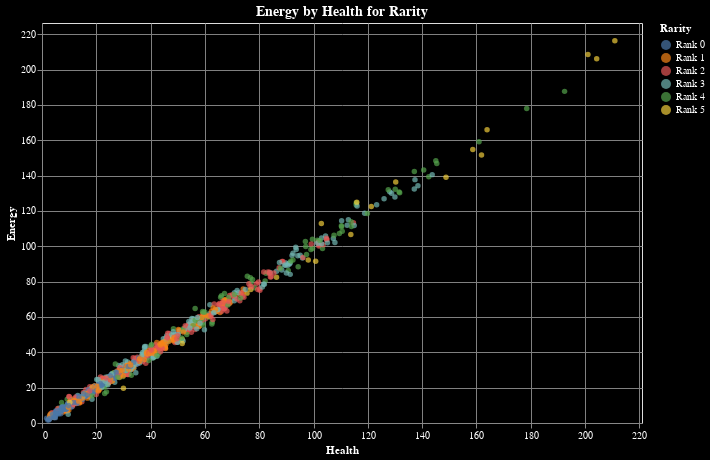

The code cell stored with this chart in its notebook:
### Code cell
x_max = df['Health'].max() + 10
y_max = df['Energy'].max() + 10  

chart = alt.Chart(df).mark_circle(size=30).encode(
    x=alt.X('Health', scale=alt.Scale(domain=[0, x_max]), axis=alt.Axis(grid=True)),
    y=alt.Y('Energy', scale=alt.Scale(domain=[0, y_max]), axis=alt.Axis(grid=True)),
    color='Rarity',
    tooltip=['Name', 'Type', 'Level', 'Rarity', 'Damage', 'Health', 'Energy', 'Sanity']
).properties(
    width=600,   
    height=400,  
    background='black',
    title="Energy by Health for Rarity"
).configure_axis(
    labelColor='white',
    titleColor='white',
    gridColor='gray'
).configure_legend(
    labelColor='white',
    titleColor='white'
).configure_title(
    fontSize=14,
    color='white'
)

chart

### Figure 1 — Vega-Lite specification as saved in the notebook (floating-point values rounded to 4 significant figures; data arrays with more than 128 entries replaced by an {"elided": "..."} marker saying what was removed)
{"config": {"view": {"continuousWidth": 300, "continuousHeight": 300}, "axis": {"gridColor": "gray", "labelColor": "white", "titleColor": "white"}, "legend": {"labelColor": "white", "titleColor": "white"}, "title": {"color": "white", "fontSize": 14}}, "data": {"name": "data-02567f763f1b59b666e5aecaa2c9f157"}, "mark": {"type": "circle", "size": 30}, "background": "black", "encoding": {"color": {"field": "Rarity", "type": "nominal"}, "tooltip": [{"field": "Name", "type": "nominal"}, {"field": "Type", "type": "nominal"}, {"field": "Level", "type": "quantitative"}, {"field": "Rarity", "type": "nominal"}, {"field": "Damage", "type": "nominal"}, {"field": "Health", "type": "quantitative"}, {"field": "Energy", "type": "quantitative"}, {"field": "Sanity", "type": "quantitative"}], "x": {"axis": {"grid": true}, "field": "Health", "scale": {"domain": [0, 221.0]}, "type": "quantitative"}, "y": {"axis": {"grid": true}, "field": "Energy", "scale": {"domain": [0, 226.3]}, "type": "quantitative"}}, "height": 400, "title": "Energy by Health for Rarity", "width": 600, "$schema": "https://vega.github.io/schema/vega-lite/v5.20.1.json", "datasets": {"data-02567f763f1b59b666e5aecaa2c9f157": {"elided": "1000 records"}}}
